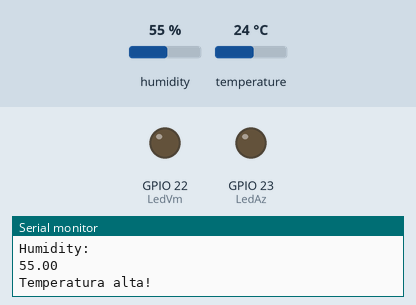
This sketch was run on a simulated ESP32. Parts: output pins drawn as LEDs (lit = HIGH), the last lines printed to the serial monitor. Inputs (shaded band) come from the test bench; at power-on: temperature 24 °C, humidity 55 %. WiFi joins after 1.5 s; servers stay silent unless stated.

Above: at 3.3 s.
3.4 s: temperature set to 22 °C
At 6.5 s:
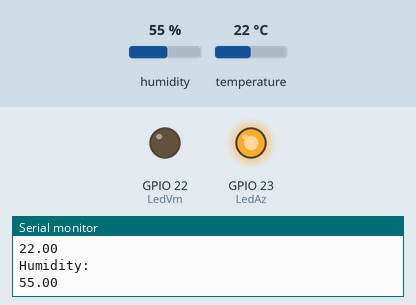
7.3 s: humidity set to 59 %
11.2 s: humidity set to 62 %
At 12.0 s:
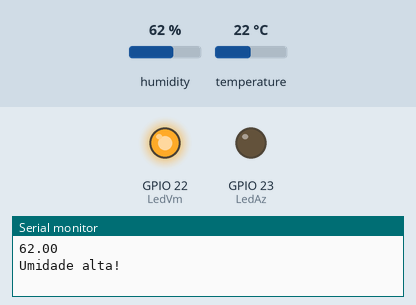
15.1 s: humidity set to 22 %
At 16.7 s:
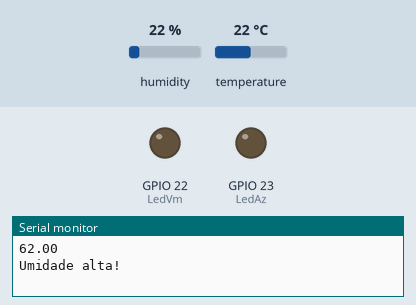
22.1 s: humidity set to 68 %
At 24.4 s:
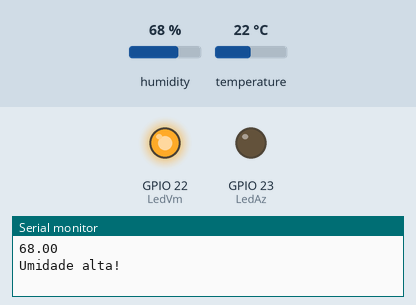
Timing chart, 0 to 30.8 s (numbered marks = the images above; inputs shaded):
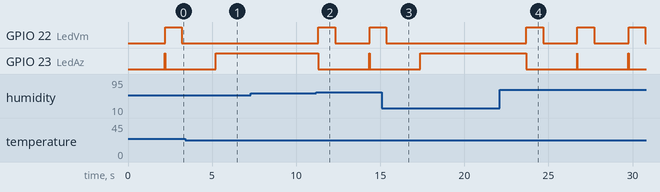

The sketch:

projeto_extensao.ino
```cpp
/** Configurações do Blynk */
#include <BlynkSimpleEsp32.h>

#define BLYNK_TEMPLATE_ID "TMPL21Yfp8ZgH"
#define BLYNK_TEMPLATE_NAME "Projeto Extensão  IoT"
#define BLYNK_AUTH_TOKEN "B-80mZJCgvThfPRtzGFO01geLGACeMGy"
char auth[] = BLYNK_AUTH_TOKEN; //Armazena o AuthToken no array auth

BlynkTimer timer;

/** Configurações da Internet */
#include <WiFi.h>
#include <WiFiClient.h>


WiFiServer server(80);
WiFiClient client;

char ssid[] = "brisa-2855866";
char pass[] = "yvurkm2o";
//char ssid[] = "G20"; // Insira o nome da rede Wi-fi utilizada
//char pass[] = "f101redes"; // Insira a senha da rede Wi-fi utilizada
//char ssid[] = "Redmi Note 11 Pro+ 5G";
//char pass[] = "bf5qcenq2u3c5fq";

/** Configurações do CallMeBoot */
#include <HttpClient.h>
#include <Callmebot_ESP32.h>
String apiKey = "8796822";              //Adicione seu número de token que o bot enviou para você no WhatsApp messenger
String phone_number = "+5585997196229"; //Adicione seu número de telefone registrado no aplicativo WhatsApp (o mesmo número que o bot envia para você na url)
String messsage = "Alert!!! Data Center";

/** Configurações do ThingSpeark */
#include <ThingSpeak.h> // Inclui biblioteca ThingsSpeak

#define INTERVALO_ENVIO_THINGSPEAK 20000 /* intervalo entre envios de dados ao ThingSpeak (em ms) */

String chave_escrita_thingspeak = "BI84EA89P6E5E94D"; // Digite sua chave de API de gravação do ThingSpeak
String readAPIKey = "BNR2VEJK7MEWW3BT"; // Digite sua chave de API de gravação do ThingSpeak
unsigned long channelNumber = 2168156; // Digite seu Channel ID do ThingSpeak
char endereco_api_thingspeak[] = "api.thingspeak.com";
unsigned long last_connection_time;

/** Configurações do Sensor DHT11 */
#include <DHT.h> //Biblioteca para sensor DHT11

#define DHTPIN 2 //Pino D2 será responsável pela leitura do DHT11
#define DHTTYPE DHT11 //Define o DHT11 como o sensor a ser utilizado pela biblioteca <DHT.h>
DHT dht(DHTPIN, DHTTYPE); //Inicializando o objeto dht do tipo DHT passando como parâmetro o pino (DHTPIN) e o tipo do sensor (DHTTYPE)

/** Configurações das Variáveis */
float u = 0.0; //Variável responsável por armazenar a umidade lida pelo DHT11
float t = 0.0; //Variável responsável por armazenar a temperatura lida pelo DHT11
int LedAz = 23;
int LedVm = 22;

/** Função do funcionamento do sensor */
void sensorDHT() {

  t = dht.readTemperature(); //Realiza a leitura da temperatura
  u = dht.readHumidity(); //Realiza a leitura da umidade

  if (!isnan(t) && !isnan(u)) {
    Serial.println("\nTemperature: ");
    Serial.println(t); //Imprime na serial a umidade

    Serial.println("\nHumidity: ");
    Serial.println(u); //Imprime na serial a temperatura

    digitalWrite(LedVm, LOW);
    digitalWrite(LedAz, HIGH);
    }else{
    Serial.println("\nSensor desligou \n");
    digitalWrite(LedVm, HIGH);
    delay(1000);
    digitalWrite(LedVm, LOW);
    digitalWrite(LedAz, LOW);
  }

  if (t > 23) {
    Serial.println("\nTemperatura alta!\n");
    digitalWrite(LedAz, LOW);
    digitalWrite(LedVm, HIGH);
    delay(1000);
    digitalWrite(LedVm, LOW);

    // Whatsapp Message
    whatsappMessage(phone_number, apiKey, messsage);
  }

  if (u > 60) {
    Serial.println("\nUmidade alta!\n ");
    digitalWrite(LedAz, LOW);
    digitalWrite(LedVm, HIGH);
    delay(1000);
    digitalWrite(LedVm, LOW);

    // Whatsapp Message
    whatsappMessage(phone_number, apiKey, "Umidade acima do normal!");
  }

  Blynk.virtualWrite(V0, t); //Escreve no pino virtual V6 a temperatura em graus Celsius
  Blynk.virtualWrite(V1, u); //Escreve no pino virtual V0 a umidade em porcentagem

  delay(1000);
}

/** Função que envia os dados para o ThingSpeak */
void envia_informacoes_thingspeak(String string_dados) {

    if (client.connect(endereco_api_thingspeak, 80)) {

        /* faz a requisição HTTP ao ThingSpeak */
        client.print("POST /update HTTP/1.1\n");
        client.print("Host: api.thingspeak.com\n");
        client.print("Connection: close\n");
        client.print("X-THINGSPEAKAPIKEY: "+chave_escrita_thingspeak+"\n");
        client.print("Content-Type: application/x-www-form-urlencoded\n");
        client.print("Content-Length: ");
        client.print(string_dados.length());
        client.print("\n\n");
        client.print(string_dados);

        last_connection_time = millis();
        Serial.println("\n*** Informações enviadas ao ThingSpeak!");
    }
}


void setup()
{
  Serial.begin(9600); //Inicializa a comunicação serial

  pinMode(LedVm, OUTPUT);
  pinMode(LedAz, OUTPUT);

  Blynk.begin(auth, ssid, pass); //Inicializa o Blynk passando como parâmetros o auth token, o nome da rede Wi-Fi e a senha

  while (Blynk.connect() == false) {//Verifica se a conexão foi estabelecida
    Serial.print("Sem conexão... n/");
    delay(200);
    Serial.print (".");
    // Whatsapp Message
    whatsappMessage(phone_number, apiKey, "Sem conexão");

  }
  Serial.print("Conectado à rede WiFi "); //Imprime a mensagem no monitor serial quando a conexão WiFi for estabelecida
  Serial.println(ssid);

  dht.begin(); //Inicializa o sensor DHT11
  Serial.println("Sensor ligado");

  timer.setInterval(2000L, sensorDHT); //Configura a função para ser chamada a cada 2 segundos

  last_connection_time = 0;
  ThingSpeak.begin(client); // Inicializa o ThingSpeak

  // Whatsapp Message
  whatsappMessage(phone_number, apiKey, "ESP32 contectado!");
}


void loop() {

  Blynk.run(); //Chama a função Blynk.run

  Serial.println("====== Projeto Internet das Coisas ======"); //Imprime a mensagem no monitor serial

  sensorDHT(); //Chama a função de leitura do sensor DHT11

  char fields_a_serem_enviados[100] = {0};

  // Escreve no canal do ThingSpeak
  if( millis() - last_connection_time > INTERVALO_ENVIO_THINGSPEAK ) {
    t = dht.readTemperature();
    u = dht.readHumidity();

    sprintf(fields_a_serem_enviados,"field1=%.2f&field2=%.2f", t, u);

    envia_informacoes_thingspeak(fields_a_serem_enviados);
  }

  Serial.println("");
  delay(1000);
}
```

Measured:
- the behaviour switches between 24 and 23 °C on temperature (found by bisection; images 0 and 1)
- the behaviour switches between 60 and 61 % on humidity (found by bisection; images 1 and 2)
- after the input at 3.4 s, GPIO 22 (LedVm): stays LOW (without the input it goes to HIGH after 1.8 s); GPIO 23 (LedAz): goes on until 5.2 s, then stays HIGH
- after the input at 11.2 s, GPIO 22 (LedVm): LOW → HIGH after 0.12 s, → LOW 1.0 s later, → HIGH 2.0 s later; GPIO 23 (LedAz): HIGH → LOW after 0.12 s, → HIGH 3.0 s later, → LOW 0.02 s later
- after the input at 15.1 s, GPIO 22 (LedVm): goes on until 15.4 s, then stays LOW; GPIO 23 (LedAz): goes on until 17.4 s, then stays HIGH
- after the input at 22.1 s, GPIO 22 (LedVm): alternates HIGH for 1.0 s and LOW for 2.0 s, starting after 1.6 s; GPIO 23 (LedAz): alternates HIGH for 0.02 s and LOW for 3.0 s, starting after 1.6 s
